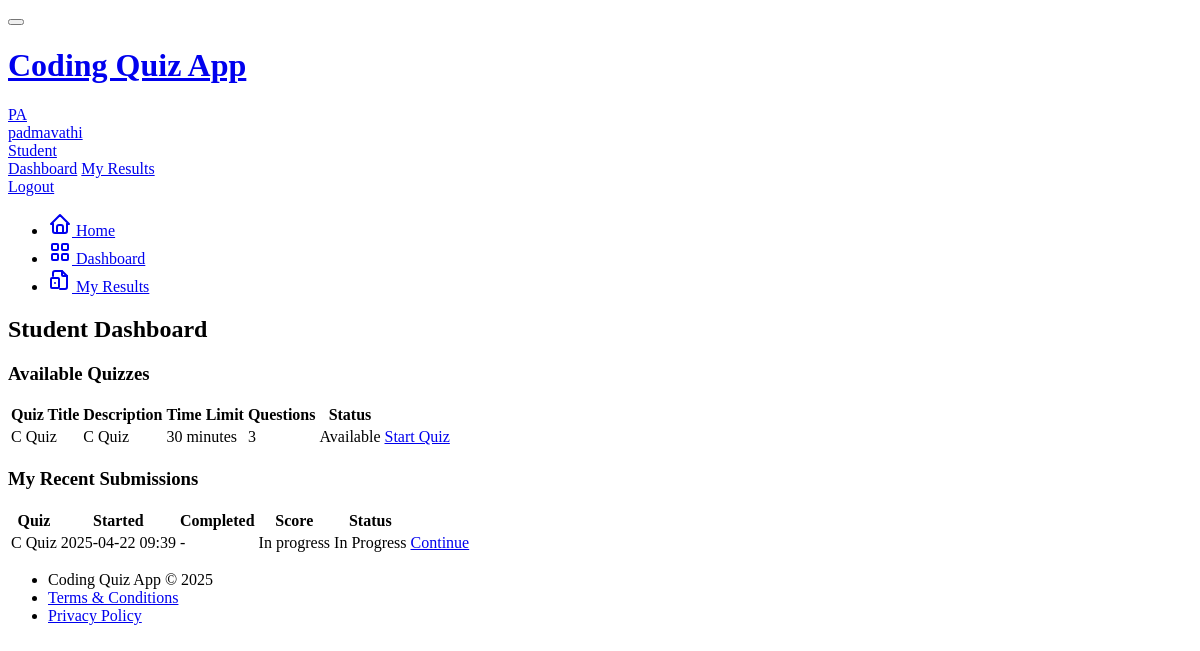
/student/dashboard (signed in), run on an earlier commit of the app's database.
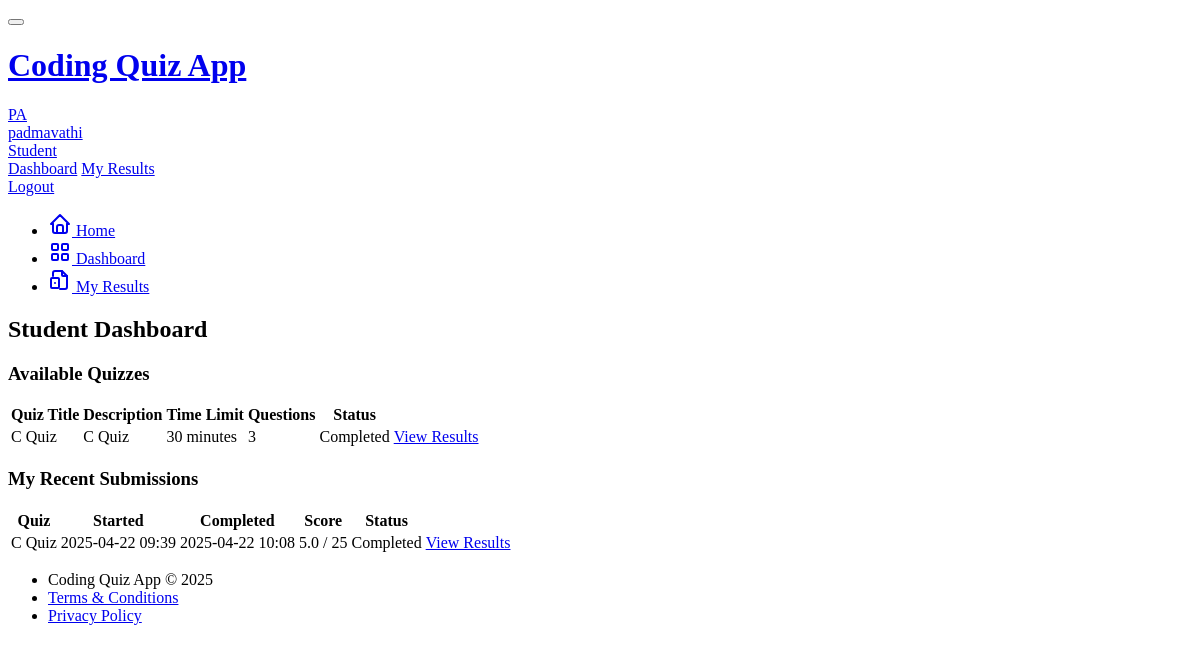
And on a later commit of the database.
### models.py (models this page shows, shortened)
class Quiz(db.Model):
    id = db.Column(db.Integer, primary_key=True)
    title = db.Column(db.String(100), nullable=False)
    description = db.Column(db.Text)
    is_active = db.Column(db.Boolean, default=True)
    time_limit = db.Column(db.Integer, default=30)  # minutes
    created_at = db.Column(db.DateTime, default=datetime.utcnow)
    updated_at = db.Column(db.DateTime, default=datetime.utcnow, onupdate=datetime.utcnow)
    author_id = db.Column(db.Integer, db.ForeignKey('user.id'))
    questions = db.relationship('Question', backref='quiz', lazy='dynamic', cascade='all, delete-orphan')
    submissions = db.relationship('Submission', backref='quiz', lazy='dynamic')

class Submission(db.Model):
    id = db.Column(db.Integer, primary_key=True)
    user_id = db.Column(db.Integer, db.ForeignKey('user.id'))
    quiz_id = db.Column(db.Integer, db.ForeignKey('quiz.id'))
    started_at = db.Column(db.DateTime, default=datetime.utcnow)
    completed_at = db.Column(db.DateTime)
    is_completed = db.Column(db.Boolean, default=False)
    score = db.Column(db.Float)
    total_points = db.Column(db.Integer)
    question_submissions = db.relationship('QuestionSubmission', backref='submission', lazy='dynamic', cascade='all, delete-orphan')

### app/routes/student.py (the view)
@student_bp.route('/dashboard')
@login_required
def dashboard():
    active_quizzes = Quiz.query.filter_by(is_active=True).all()
    my_submissions = Submission.query.filter_by(user_id=current_user.id).order_by(Submission.started_at.desc()).all()
    completed_quiz_ids = [s.quiz_id for s in my_submissions if s.is_completed]
    return render_template('student/dashboard.html',
                          active_quizzes=active_quizzes,
                          my_submissions=my_submissions,
                          completed_quiz_ids=completed_quiz_ids,
                          title='Student Dashboard')

### app/templates/student/dashboard.html (shortened to what the changed rows need)
{% extends "base.html" %}
{% block content %}
<div class="row row-cards">
    <div class="col-12">
        <div class="card">
            <div class="card-body">
                {% if active_quizzes %}
                <div class="table-responsive">
                    <table class="table table-vcenter card-table">
                        <thead>
                            <tr>
                                <th>Quiz Title</th>
                                <th>Description</th>
                                <th>Time Limit</th>
                                <th>Questions</th>
                                <th>Status</th>
                                <th class="w-1"></th>
                            </tr>
                        </thead>
                        <tbody>
                            {% for quiz in active_quizzes %}
                            <tr>
                                <td>{{ quiz.title }}</td>
                                <td class="text-muted">
                                    {{ quiz.description|truncate(100) if quiz.description else 'No description' }}
                                </td>
                                <td>{{ quiz.time_limit }} minutes</td>
                                <td>{{ quiz.questions.count() }}</td>
                                <td>
                                    {% if quiz.id in completed_quiz_ids %}
                                        <span class="badge bg-success">Completed</span>
                                    {% else %}
                                        <span class="badge bg-blue">Available</span>
                                    {% endif %}
                                </td>
                                <td>
                                    {% if quiz.id in completed_quiz_ids %}
                                        {% set submission = my_submissions|selectattr('quiz_id', 'equalto', quiz.id)|selectattr('is_completed', 'equalto', true)|first %}
                                        <a href="{{ url_for('student.view_submission', submission_id=submission.id) }}" class="btn btn-success btn-sm">
                                            View Results
                                        </a>
                                    {% else %}
                                    <a href="{{ url_for('student.start_quiz', quiz_id=quiz.id) }}" class="btn btn-primary btn-sm">
                                        Start Quiz
                                    </a>
                                    {% endif %}
                                </td>
                            </tr>
                            {% endfor %}
                        </tbody>
                    </table>
                </div>
                {% endif %}
            </div>
        </div>
    </div>
    <div class="col-12 mt-3">
        <div class="card">
            <div class="card-body">
                {% if my_submissions %}
                <div class="table-responsive">
                    <table class="table table-vcenter card-table">
                        <thead>
                            <tr>
                                <th>Quiz</th>
                                <th>Started</th>
                                <th>Completed</th>
                                <th>Score</th>
                                <th>Status</th>
                                <th class="w-1"></th>
                            </tr>
                        </thead>
                        <tbody>
                            {% for submission in my_submissions %}
                            <tr>
                                <td>{{ submission.quiz.title }}</td>
                                <td>{{ submission.started_at.strftime('%Y-%m-%d %H:%M') }}</td>
                                <td>
                                    {% if submission.completed_at %}
                                        {{ submission.completed_at.strftime('%Y-%m-%d %H:%M') }}
                                    {% else %}
                                        -
                                    {% endif %}
                                </td>
                                <td>
                                    {% if submission.is_completed %}
                                        {{ "%.1f"|format(submission.score) }} / {{ submission.total_points }}
                                    {% else %}
                                        In progress
                                    {% endif %}
                                </td>
                                <td>
                                    {% if submission.is_completed %}
                                        <span class="badge bg-success">Completed</span>
                                    {% else %}
                                        <span class="badge bg-yellow">In Progress</span>
                                    {% endif %}
                                </td>
                                <td>
                                    {% if submission.is_completed %}
                                        <a href="{{ url_for('student.view_submission', submission_id=submission.id) }}" class="btn btn-outline-primary btn-sm">
                                            View Results
                                        </a>
                                    {% else %}
                                        <a href="{{ url_for('student.take_quiz', quiz_id=submission.quiz_id, submission_id=submission.id) }}" class="btn btn-primary btn-sm">
                                            Continue
                                        </a>
                                    {% endif %}
                                </td>
                            </tr>
                            {% endfor %}
                        </tbody>
                    </table>
                </div>
                {% endif %}
            </div>
        </div>
    </div>
</div>
{% endblock %}

What changed in the data, as far as the page shows it:
computed for Quiz "C Quiz": text "Available Start Quiz" → "Completed View Results"
changed Submission "C Quiz": completed_at (not shown) → "2025-04-22 10:08"; score (not shown) → "5.0"; total_points (not shown) → "25"; is_completed "In progress In Progress Continue" → "/ Completed View Results"; no longer shows "-"
